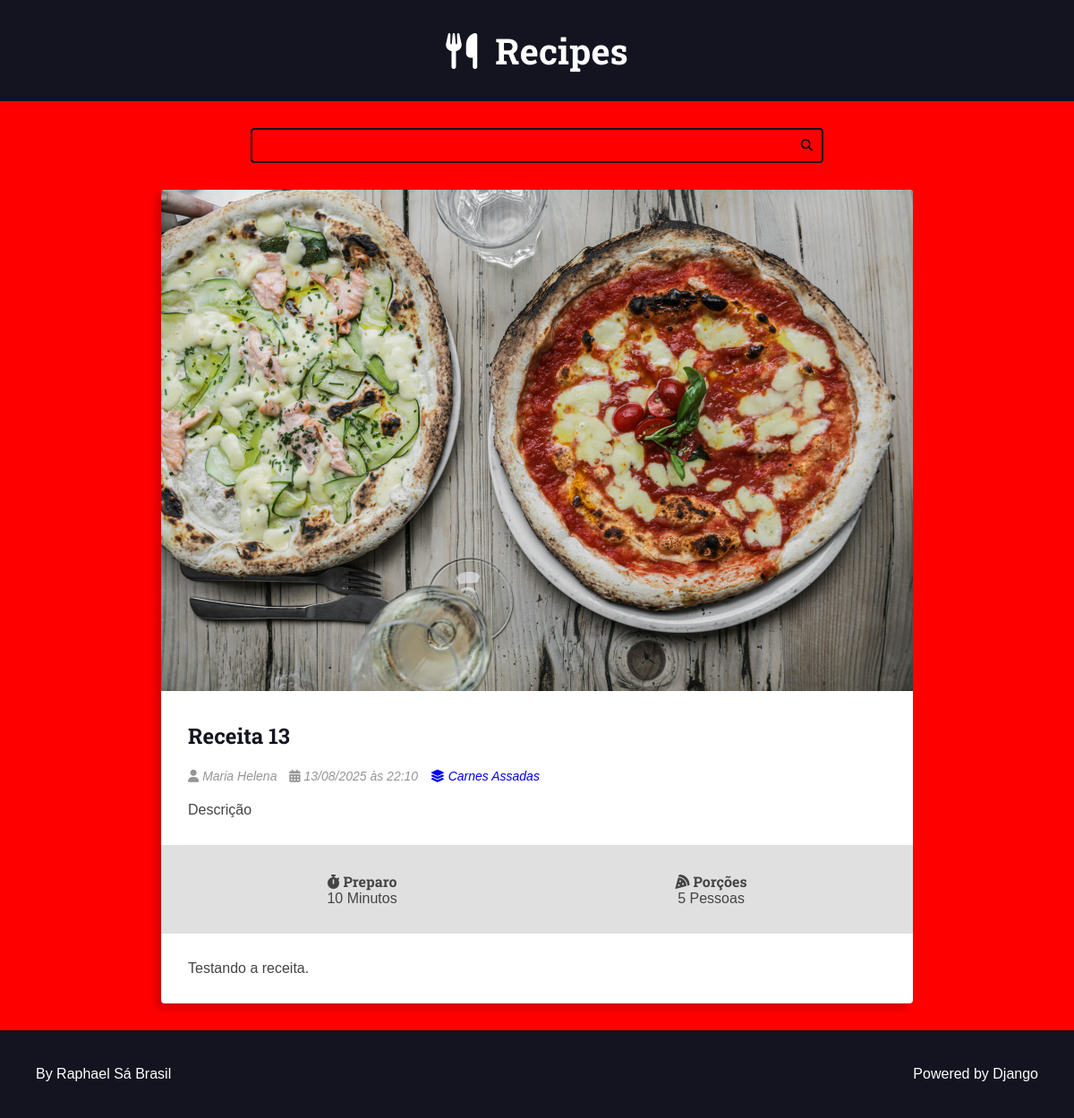
/recipes/13/, run on the app's committed database.
### recipes/models.py (models this page shows, shortened)
class Recipe(models.Model):
    title = models.CharField(max_length=65)
    description = models.CharField(max_length=165)
    slug = models.SlugField(unique=True)
    preparation_time = models.IntegerField()
    preparation_time_unit = models.CharField(max_length=65)
    servings = models.IntegerField()
    servings_unit = models.CharField(max_length=65)
    preparation_steps = models.TextField()
    preparation_steps_is_html = models.BooleanField(default=False)
    created_at = models.DateTimeField(auto_now_add=True)
    updated_at = models.DateTimeField(auto_now=True)
    is_published = models.BooleanField(default=False)
    cover = models.ImageField(upload_to='recipes/covers/%Y/%m/%d', blank=True, default='')
    category = models.ForeignKey(
        Category, on_delete=models.SET_NULL, null=True, blank=True,
        default=None,
    )
    author = models.ForeignKey(
        User, on_delete=models.SET_NULL, null=True
    )

class Category(models.Model):
    name = models.CharField(max_length=65)

### recipes/views.py (the view)
# urls.py: path('recipes/<int:id>/', views.recipe, name="recipe"),
def recipe(request, id):
    recipe = get_object_or_404(Recipe, pk=id, is_published=True,)
    return render(request, 'recipes/pages/recipe-view.html', context={
        'recipe': recipe,
        'is_detail_page': True,
    })

### recipes/templates/recipes/pages/recipe-view.html (shortened to what this page needs)
{% extends "global/base.html" %}
{% block content %}
<div class="main-content main-content-detail container">
    {% include "recipes/partials/recipe.html" %}
</div>
{% endblock content %}

### recipes/templates/recipes/partials/recipe.html (shortened to what this page needs)
<div class="recipe recipe-list-item">
    {% if recipe.cover %}
        <div class="recipe-cover">
            <a href="{% url 'recipes:recipe' recipe.id %}">
                <img src="{{recipe.cover.url}}" alt="Temporário">
            </a>
        </div>
    {% endif %}
    <div class="recipe-title-container">
        <h2 class="recipe-title">
            <a href="{% url 'recipes:recipe' recipe.id %}">
                {{recipe.title}}
            </a>
        </h2>
    </div>
    <div class="recipe-author">
        {% if recipe.author is not None %}
            <span class="recipe-author-item">
                <i class="fas fa-user"></i>
                {% if recipe.author.first_name %}
                    {{recipe.author.first_name}} {{recipe.author.last_name}}
                {% else %}
                    {{recipe.author.username}}
                {% endif %}
            </span>
        {% endif %}
        <span class="recipe-author-item">
            <i class="fas fa-calendar-alt"></i>
            {{recipe.created_at|date:"d/m/Y"}} às {{recipe.created_at|date:"H:i"}}
        </span>
        {% if recipe.category is not None %}
            <span class="recipe-author-item">
                <a href="{% url 'recipes:category' recipe.category.id %}">
                    <i class="fas fa-layer-group"></i>
                    <span>{{recipe.category.name}}</span>
                </a>
            </span>
        {% endif %}
    </div>
    <div class="recipe-content">
        <p>{{recipe.description}}</p>
    </div>
    <div class="recipe-meta-container">
        <div class="recipe-meta recipe-preparation">
            <h3 class="recipe-meta-title"><i class="fas fa-stopwatch"></i> Preparo</h3>
            <div class="recipe-meta-text">
                {{recipe.preparation_time}} {{recipe.preparation_time_unit}}
            </div>
        </div>
        <div class="recipe-meta recipe-servings">
            <h3 class="recipe-meta-title"><i class="fas fa-pizza-slice"></i> Porções</h3>
            <div class="recipe-meta-text">
                {{recipe.servings}} {{recipe.servings_unit}}
            </div>
        </div>
    </div>
    {% if is_detail_page is True %}
        <div class="preparation-steps">
            {% if recipe.preparation_steps_is_html is True %}
                {{recipe.preparation_steps|safe}}
            {% else %}
                {{recipe.preparation_steps|linebreaksbr}}
            {% endif %}
        </div>
    {% endif %}
</div>

### recipes/static/recipes/css/styles.css (style rules this page uses)
:root { --color-primary: #269fe6; --color-primary-hover: #2086c2; --color-primary-dark: #13141f; --color-primary-dark-hover: #212336; --color-primary-light: #d4ecfa; --color-primary-light-hover: #bdd8e7; --color-white: #fff; --color-black: #000; --color-dark-text: #444; --color-info-light: #cce5ff; --color-debug-light: #cce5ff; --color-success-light: #d4edda; --color-alert-light: #fff3cd; --color-warning-light: #fff3cd; --color-error-light: #f8d7da; --color-info-dark: #4d86c4; --color-debug-dark: #4d86c4; --color-success-dark: #4a9c5d; --color-alert-dark: #927f40; --color-warning-dark: #927f40; --color-error-dark: #da525d; --color-gray-0: #f9f9f9; --color-gray-1: #e0e0e0; --color-gray-2: #c7c7c7; --color-gray-3: #aeaeae; --color-gray-4: #959595; --color-gray-5: #7d7d7d; --color-gray-6: #646464; --color-gray-7: #4b4b4b; --color-gray-8: #323232; --color-gray-9: #191919; --font-primary: sans-serif; --font-headings: 'Roboto Slab', serif; --spacing-gutter-medium: 3rem; --spacing-gutter-large: 4rem; }
* { padding: 0; margin: 0; box-sizing: border-box; }
html { font-size: 62.5%; }
body { font-size: 1.6rem; font-family: var(--font-primary); background: var(--color-gray-1); color: var(--color-dark-text); }
h1, h2, h3, h4, h5, h6 { font-family: var(--font-headings); }
.container { max-width: 144rem; margin: 0 auto; padding: var(--spacing-gutter-medium); }
.main-content { padding-top: 0; }
.recipe { background: var(--color-white); box-shadow: -5px 5px 10px rgba(0,0,0,.2); transform: scale(1); transition: all 300ms ease-in-out; border-radius: .4rem; overflow: hidden; }
.recipe img { max-width: 100%; }
.recipe-list-item { max-width: 64rem; height: fit-content; }
.recipe-title-container { padding: var(--spacing-gutter-medium); padding-bottom: 2rem; }
.recipe-title-container a { text-decoration: none; color: var(--color-primary-dark); }
.recipe-author { padding: 0 var(--spacing-gutter-medium); }
.recipe-content { padding: var(--spacing-gutter-medium); padding-top: 2rem; }
.recipe-author-item { color: var(--color-gray-4); margin-right: 1rem; font-style: italic; font-size: 1.4rem; }
.recipe-author a { color: var(-color-primary); transition: all 300ms ease-in-out; text-decoration: none; }
.recipe-meta-container { display: flex; flex-flow: row wrap; padding: var(--spacing-gutter-medium); background: var(--color-gray-1); }
.recipe-meta { display: flex; flex-flow: column nowrap; flex-shrink: 1; flex-grow: 1; text-align: center; }
.recipe-meta-title { font-size: 1.6rem; }
.main-content-detail .recipe-list-item { max-width: 84rem; margin: 0 auto; }
.preparation-steps { padding: var(--spacing-gutter-medium); }

### static/global/css/global-style.css (style rules this page uses)
body { background: red; }

### data on the page
Recipe: cover (picture), title "Receita 13", author.first_name "Maria", author.last_name "Helena", created_at "13/08/2025", created_at "22:10", category.name "Carnes Assadas", description "Descrição", preparation_time "10", preparation_time_unit "Minutos", servings "5", servings_unit "Pessoas", preparation_steps "Testando a receita."
